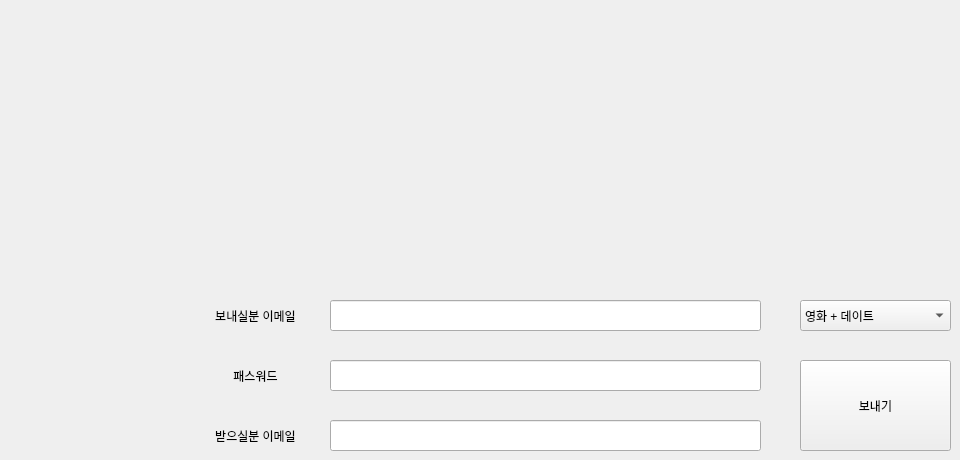
       <widget class="QWidget" name="tab">
        <attribute name="title">
         <string>이메일 보내기</string>
        </attribute>
        <widget class="QLabel" name="label">
         <property name="geometry">
          <rect>
           <x>170</x>
           <y>300</y>
           <width>171</width>
           <height>31</height>
          </rect>
         </property>
         <property name="text">
          <string>보내실분 이메일</string>
         </property>
         <property name="alignment">
          <set>Qt::AlignCenter</set>
         </property>
        </widget>
        <widget class="QLabel" name="label_2">
         <property name="geometry">
          <rect>
           <x>170</x>
           <y>360</y>
           <width>171</width>
           <height>31</height>
          </rect>
         </property>
         <property name="text">
          <string>패스워드</string>
         </property>
         <property name="alignment">
          <set>Qt::AlignCenter</set>
         </property>
        </widget>
        <widget class="QLabel" name="label_3">
         <property name="geometry">
          <rect>
           <x>170</x>
           <y>420</y>
           <width>171</width>
           <height>31</height>
          </rect>
         </property>
         <property name="text">
          <string>받으실분 이메일</string>
         </property>
         <property name="alignment">
          <set>Qt::AlignCenter</set>
         </property>
        </widget>
        <widget class="QComboBox" name="comboBox">
         <property name="geometry">
          <rect>
           <x>800</x>
           <y>300</y>
           <width>151</width>
           <height>31</height>
          </rect>
         </property>
         <item>
          <property name="text">
           <string>영화 + 데이트</string>
          </property>
         </item>
         <item>
          <property name="text">
           <string>박스오피스</string>
          </property>
         </item>
         <item>
          <property name="text">
           <string>데이트 정보</string>
          </property>
         </item>
        </widget>
        <widget class="QPushButton" name="pushButton">
         <property name="geometry">
          <rect>
           <x>800</x>
           <y>360</y>
           <width>151</width>
           <height>91</height>
          </rect>
         </property>
         <property name="text">
          <string>보내기</string>
         </property>
        </widget>
        <widget class="QLineEdit" name="lineEdit_keyword_3">
         <property name="enabled">
          <bool>true</bool>
         </property>
         <property name="geometry">
          <rect>
           <x>330</x>
           <y>360</y>
           <width>431</width>
           <height>31</height>
          </rect>
         </property>
         <property name="echoMode">
          <enum>QLineEdit::Password</enum>
         </property>
        </widget>
        <widget class="QLineEdit" name="lineEdit_keyword_2">
         <property name="enabled">
          <bool>true</bool>
         </property>
         <property name="geometry">
          <rect>
           <x>330</x>
           <y>300</y>
           <width>431</width>
           <height>31</height>
          </rect>
         </property>
        </widget>
        <widget class="QLineEdit" name="lineEdit_keyword_4">
         <property name="enabled">
          <bool>true</bool>
         </property>
         <property name="geometry">
          <rect>
           <x>330</x>
           <y>420</y>
           <width>431</width>
           <height>31</height>
          </rect>
         </property>
        </widget>
       </widget>
